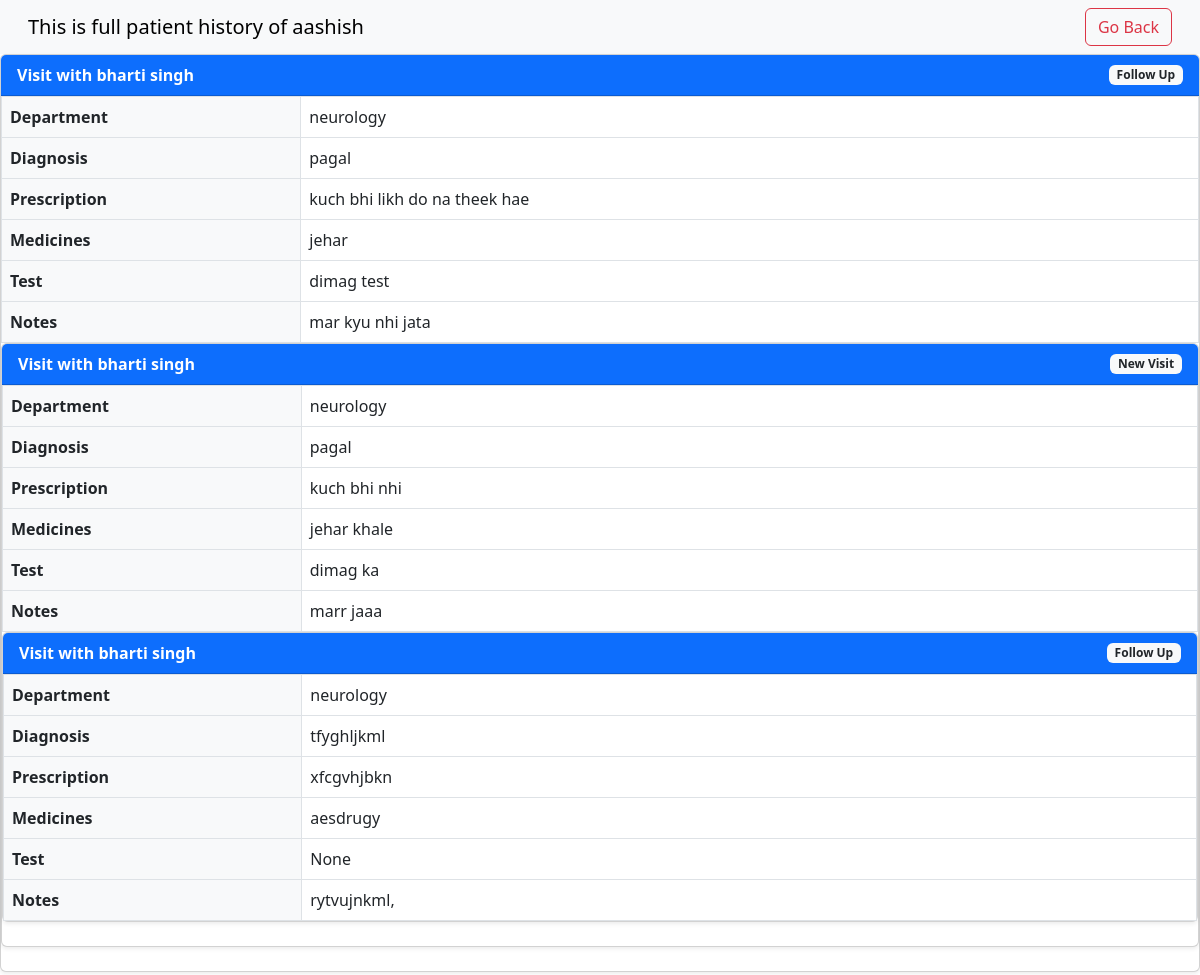
/dashboard/patient-history/lol (signed in), run on the app's committed database.
### models/models.py (models this page shows)
class User(db.Model):
    id=db.Column(db.Integer(),primary_key=True)
    fullname = db.Column(db.String(50),nullable = False)
    username = db.Column(db.String(50),unique = True,nullable = False)
    password = db.Column(db.String(),nullable= False)
    role = db.Column(db.String(10),nullable=False)
    status=db.Column(db.Integer(),nullable=False,default=0)
    created_at=db.Column(db.DateTime(),default=datetime.datetime.utcnow)
    updated_at=db.Column(db.DateTime(),default=datetime.datetime.utcnow,onupdate=datetime.datetime.utcnow)

class Doctor(db.Model):
    id=db.Column(db.Integer(),primary_key=True)
    fullname = db.Column(db.String(50),nullable = False)
    username = db.Column(db.String(50),unique = True,nullable = False)
    password = db.Column(db.String(),nullable= False)
    address = db.Column(db.String(200),nullable = False)
    phone = db.Column(db.String(15),nullable = False)
    email = db.Column(db.String(50),nullable = False)
    experience = db.Column(db.String(100),nullable = False)
    specialization = db.Column(db.String(50),nullable = False)
    created_at=db.Column(db.DateTime(),default=datetime.datetime.utcnow)
    updated_at=db.Column(db.DateTime(),default=datetime.datetime.utcnow,onupdate=datetime.datetime.utcnow)

class Treatment(db.Model):
    id =  db.Column(db.Integer(),primary_key=True)
    appointmentid = db.Column(db.Integer(),nullable=False)
    diagnosis=db.Column(db.String(500),nullable = False)
    prescreption= db.Column(db.String(1000),nullable=False)
    medicines=db.Column(db.String(1000),nullable = False)
    notes=db.Column(db.String(50),nullable = False)
    test = db.Column(db.String(500),nullable=True)
    visittype=db.Column(db.String(50),nullable=False)

### controllers/patientHistoryForDoctor.py (the view)
@thePatientHistory.route("/dashboard/patient-history/<string:pt_username>", methods=['GET','POST'])
def patientHistory(pt_username):
    if('user' in session):
        user=session['user']
        role=session['role']
        print(user)
        pt_name= User.query.filter_by(username=pt_username).first().fullname
        appointments=Appointments.query.filter_by(patient=pt_username).all()
        print("Appointments for Patient History:", appointments)
        allrelevantrecordsid=[]
        for x in appointments:
            if(x.status=="completed"):
                allrelevantrecordsid.append(x.id)
        innerrecorddetails={}
        sendabletreatmentrecords=[]
        for i in range(len(allrelevantrecordsid)):
            print("Appointment IDs:", allrelevantrecordsid[i])
            Treatmentrecord=Treatment.query.filter_by(appointmentid=allrelevantrecordsid[i]).first()
            if not Treatmentrecord:
                continue
            print("Treatment Record Fetched:", Treatmentrecord)
            appointfordoctor = Appointments.query.filter_by(id=allrelevantrecordsid[i]).first()
            doctorusername=appointfordoctor.doctor
            doctordetails=Doctor.query.filter_by(username=doctorusername).first()
            doctorname=doctordetails.fullname
            department=doctordetails.specialization
            print("Department for Appointment ID", allrelevantrecordsid[i], "is", department)
            innerrecorddetails={
                "department": department,
                "doctorname": doctorname,
                "appointment_id": Treatmentrecord.appointmentid,
                "diagnosis": Treatmentrecord.diagnosis,
                "prescription": Treatmentrecord.prescreption,
                "medicines": Treatmentrecord.medicines,
                "notes": Treatmentrecord.notes,
                "test": Treatmentrecord.test,
                "visittype": Treatmentrecord.visittype
            }
            print("Inner Record Details:", innerrecorddetails)
            sendabletreatmentrecords.append(innerrecorddetails)
        print("All Treatment Records:", sendabletreatmentrecords)
        return render_template("patientHistory.html",user=user ,sendabletreatmentrecords=sendabletreatmentrecords,pt_name=pt_name,appointments=appointments, patient_username=pt_username, allrelevantrecordsid=allrelevantrecordsid)
    else:
        return redirect("/login")

### templates/patientHistory.html (shortened to what this page needs)
<!DOCTYPE html>
<html lang="en">
<head>
     <link href="https://cdn.jsdelivr.net/npm/bootstrap@5.3.0-alpha1/dist/css/bootstrap.min.css" rel="stylesheet">
</head>
<body>
<nav class="navbar navbar-expand-lg bg-body-tertiary px-3">
  <div class="container-fluid d-flex justify-content-between align-items-center">
    <h3 class="navbar-brand mb-0">This is full patient history of {{pt_name}}</h3>
    <a href="/dashboard/{{session['role']}}" class="btn btn-outline-danger">Go Back</a>
  </div>
</nav>
{% for x in sendabletreatmentrecords %}
<div class="card mb-4 shadow-sm">
        <div class="card-header bg-primary text-white d-flex justify-content-between align-items-center">
        <div>
            <strong>Visit with {{ x.doctorname }}</strong>
        </div>
        <span class="badge bg-light text-dark">{{ x.visittype }}</span>
    </div>
<div class="card-body p-0">
        <table class="table table-bordered mb-0">
            <tr>
                <th class="bg-light" style="width: 25%">Department</th>
                <td>{{ x.department }}</td>
            </tr>
            <tr>
                <th class="bg-light">Diagnosis</th>
                <td>{{ x.diagnosis }}</td>
            </tr>
            <tr>
                <th class="bg-light">Prescription</th>
                <td>{{ x.prescription }}</td>
            </tr>
            <tr>
                <th class="bg-light">Medicines</th>
                <td>{{ x.medicines }}</td>
            </tr>
            <tr>
                <th class="bg-light">Test</th>
                <td>{{ x.test if x.test else 'None' }}</td>
            </tr>
            <tr>
                <th class="bg-light">Notes</th>
                <td>{{ x.notes }}</td>
            </tr>
        </table>
    </div>
{% endfor %}
</body>
</html>

### data on the page
User: fullname "aashish"
Doctor: doctorname "bharti singh" "bharti singh" "bharti singh", department "neurology" "neurology" "neurology"
Treatment: visittype "Follow Up", diagnosis "pagal", prescription "kuch bhi likh do na theek hae", medicines "jehar", test "dimag test", notes "mar kyu nhi jata"
Treatment: visittype "New Visit", diagnosis "pagal", prescription "kuch bhi nhi", medicines "jehar khale", test "dimag ka", notes "marr jaaa"
Treatment: visittype "Follow Up", diagnosis "tfyghljkml", prescription "xfcgvhjbkn", medicines "aesdrugy", notes "rytvujnkml,"

### other printed values
{{ x.test if x.test else 'None' }} "None"
